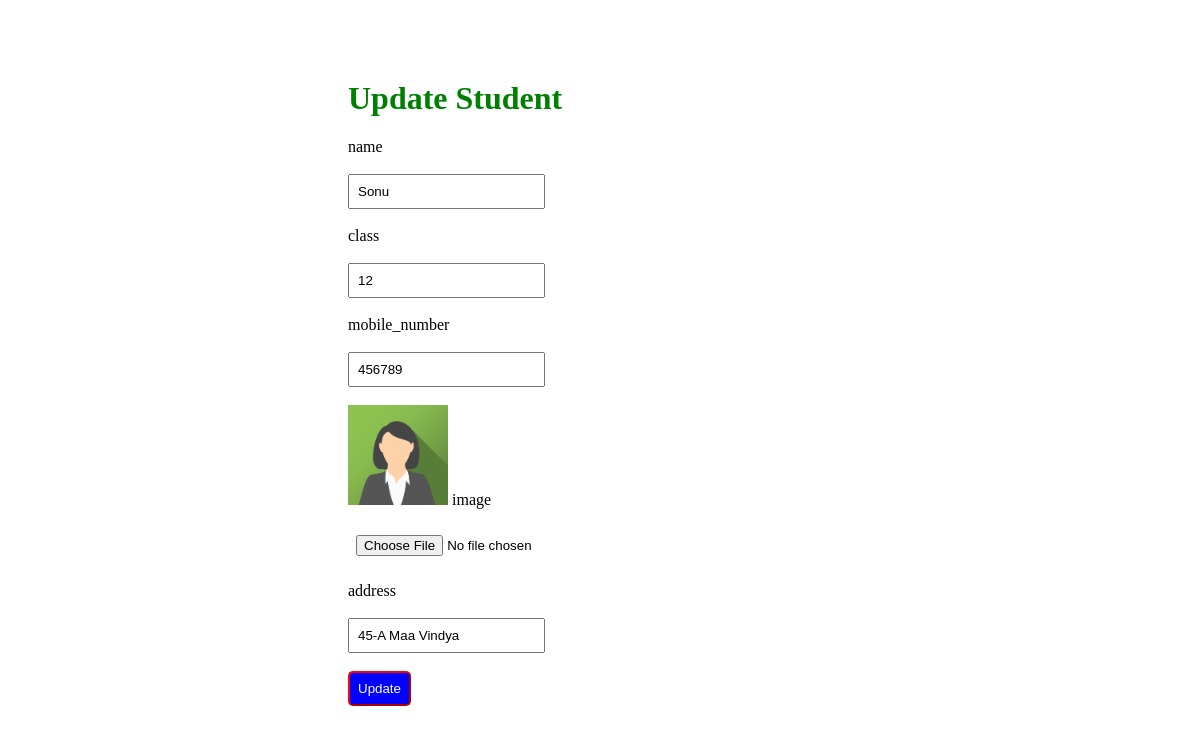
The page /update/10/ on the database as committed earlier.
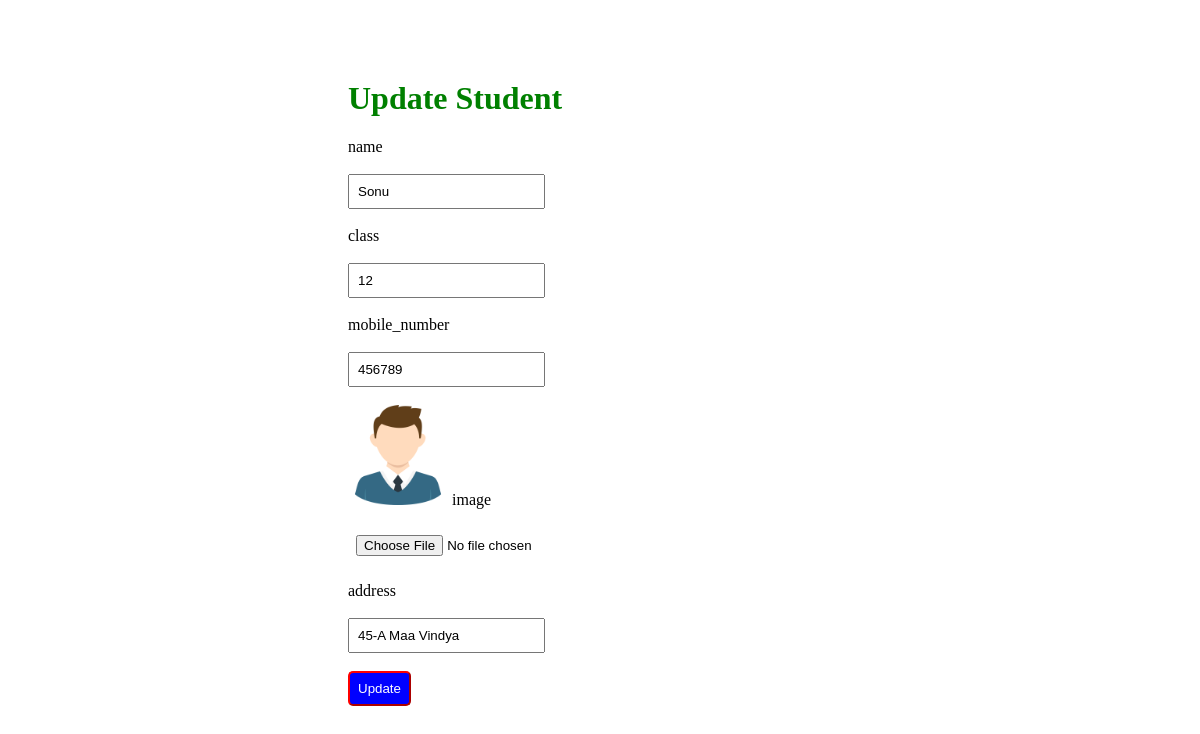
The same page on the database as committed later.
### students/models.py (models this page shows)
class Students(models.Model):
    std_name=models.CharField(max_length=50)
    std_class=models.IntegerField()
    mobile_number=models.IntegerField()
    image=models.ImageField(blank=True)
    address=models.CharField(max_length=100)

### students/views.py (the view, shortened to what this page needs)
# urls.py: path('update/<int:id>/', views.update, name='update'),
def update(request, id):
    stud = Students.objects.get(id=id)
    return render(request, "update.html", {"stud": stud})

### students/templates/update.html (shortened to what this page needs)
<!DOCTYPE html>
<html lang="en">
<head>
</head>
{% load static %}
<link rel="stylesheet" href="{% static 'style.css' %}">
<body>
    <div class="container2">
        <h1>Update Student</h1>
        <form action="{% url 'update' stud.id %}" method="post" enctype="multipart/form-data">
            <label for="">name</label><br><br>
            <input type="text" name="std_name" value="{{stud.std_name}}"><br><br>
            <label for="">class</label><br><br>
            <input type="text" name="std_class" value="{{stud.std_class}}"><br><br>
            <label for="">mobile_number</label><br><br>
            <input type="text" name="mobile_number" value="{{stud.mobile_number}}"><br><br>
            {% if stud.image %}
            <img src="{{ stud.image.url }}" alt="Student Image" width="100" height="100">
            {% endif %}
            <label for="">image</label><br><br>
            <input type="file" name="image" class="prod-size" ><br><br>
            <label for="">address</label><br><br>
            <input type="text" name="address" value="{{stud.address}}"><br><br>
            <button type="submit" id="new1">Update</button>
        </form>
    </div>
</body>
</html>

Rows that differ between the two databases and show on the page:
changed Students "Sonu": image: a different picture
